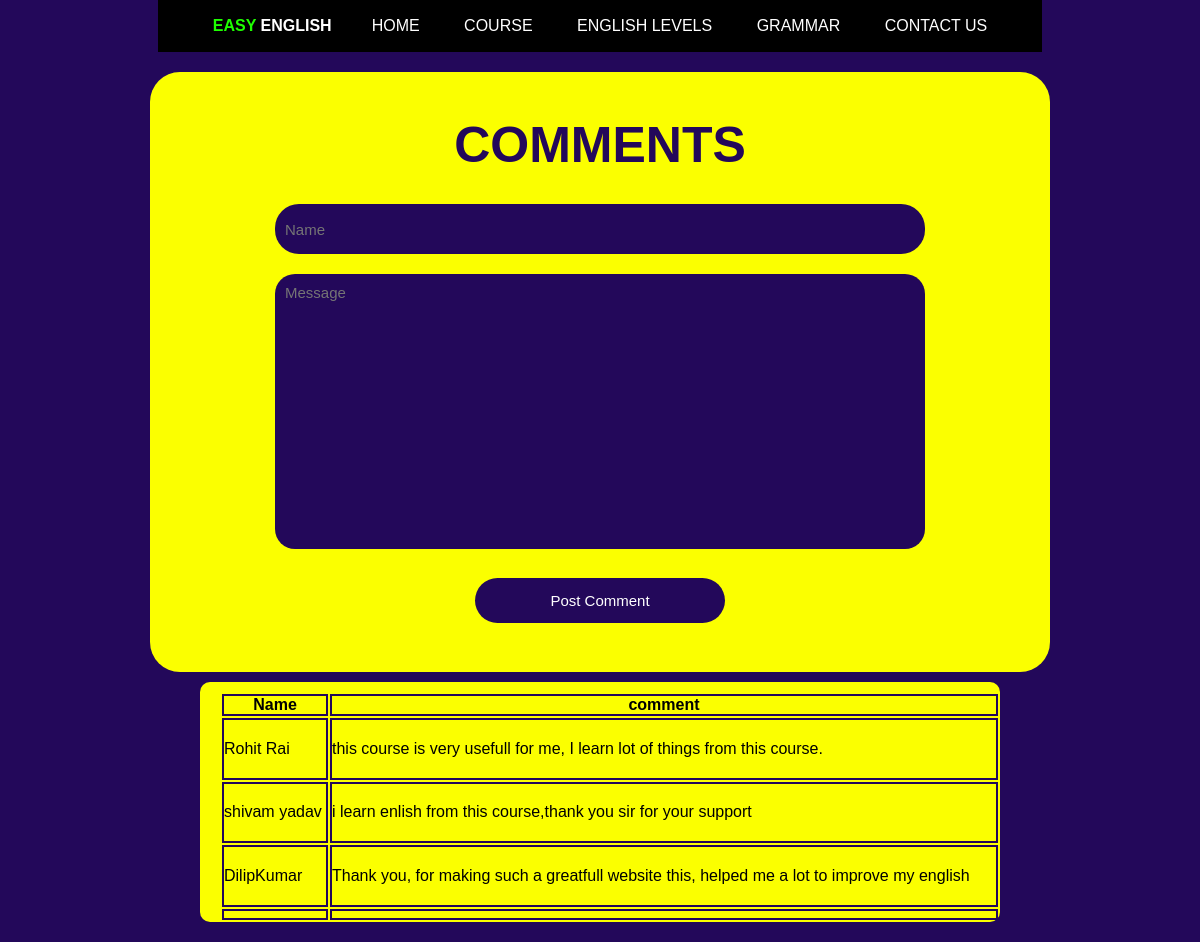
/singleCource.php (signed in), run on the app's committed database.
### tables this page shows
CREATE TABLE `comment` (
  `id` int(255) NOT NULL,
  `y_name` text NOT NULL,
  `y_message` varchar(255) NOT NULL
);

### showcomment.php (the view)
<?php
include 'db.php'
?>
    <?php
    $sql = "SELECT * FROM comment";
    $result = $conn->query($sql);
    if($result->num_rows > 0){
 echo '<table class="table">
  <thead >
   <tr>
    <th scope="col">Name</th>
    <th scope="col">comment</th>
   </tr>
  </thead>
  <tbody>';
  while($row = $result->fetch_assoc()){
   echo '<tr>';
    echo '<td>'. $row["y_name"].'</td>';
    echo '<td>'.$row["y_message"].'</td>';
  }
 echo '</tbody>
 </table>';
} else {
  echo "0 Result";
}
?>

### css/style.css (style rules this page uses)
* { margin: 0; padding: 0; font-family: sans-serif; }
div { box-sizing: border-box; }
html,body { scroll-behavior: smooth !important; }
body { overflow-x: hidden; }
.navbar { position: static; top: 0px; box-sizing: border-box; width: 100%; margin: auto; padding: 17px 35px; display: flex; align-items: center; justify-content: space-between; background-color: black; }
.logo { font-weight: bolder; display: inline-block; margin: 0 20px; position: relative; color: white; font-size: 27; }
.logo span { color: #1eff00; }
.navbar ul li { list-style: none; display: inline-block; margin: 0 20px; position: relative; }
.navbar ul li a { text-decoration: none; color: #fff; text-transform: uppercase; }
.navbar ul li::after { content: ''; height: 3px; width: 0%; background: #1eff00; position: absolute; left: 0; bottom: -10px; transition: 0.5s; }

### css/commentstyle.css (style rules this page uses)
* { margin: 0; padding: 0; box-sizing: border-box; }
body { background: #23085a; min-height: 100vh; display: flex; justify-content: center; align-items: center; flex-direction: column; font-family: 'Roboto', sans-serif; }
.table { height: 30vh; width: 800px; padding-left: 20px; padding-top: 10px; align-items: center; background-color: #fbff00; border-radius: 10px; }
th { border: 2px solid #23085a; }
td { border: 2px solid #23085a; }

### data on the page
comment: y_name "Rohit Rai", y_message "this course is very usefull for me, I learn lot of things from this course."
comment: y_name "shivam yadav", y_message "i learn enlish from this course,thank you sir for your support"
comment: y_name "DilipKumar", y_message "Thank you, for making such a greatfull website this, helped me a lot to improve my english"
